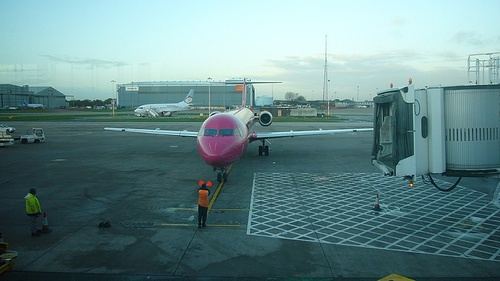
#> input picture datasets/2007_000032.jpg, 500 x 281 px, found by its file name
$ jupyter execute --allow-errors Untitled.ipynb
#> lines starting #> are read from the running program, lines starting #| are printed output that depends on the picture
[cell 1]
import torch
import matplotlib.pyplot as plt

[cell 2]
import numpy as np
import random
import imgaug.augmenters as iaa
import cv2

[cell 3]
img = cv2.imread('D:/pascal_voc/train_aug/image/2007_000032.jpg')
#> img is the input picture: shape (281, 500, 3); mean B, G, R 136.9, 135.5, 102
lbl = cv2.imread('D:/pascal_voc/train_aug/label/2007_000032.png')
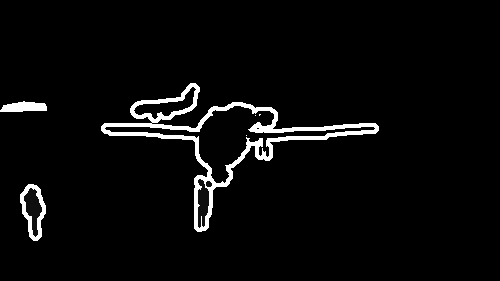
#> input picture datasets/2007_000032.png, 500 x 281 px, found by its file name
#> lbl is the input picture: shape (281, 500, 3); min 0, max 255, mean 9.8

print(img.shape, lbl.shape)
#| (281, 500, 3) (281, 500, 3)

[cell 4]
class contrast_linear():
    def __init__(self, alpha = 3, beta = 0):
        self.a = alpha
        self.b = beta
    def __call__(self, img, lbl):

        '''
        out[pixel] = alpha * image[pixel] + beta
        alpha is for contrast, beta is for brightness
        '''
        return torch.clamp(self.a * img + self.b, min=0, max=255), lbl

[cell 5]
transform = contrast_linear(alpha = 3, beta = 0)
#> (the rest of this cell did not finish here and is left out)

[cell 6]
transform = contrast_linear(alpha = 3, beta = 0)
#> (the rest of this cell did not finish here and is left out)

[cell 7]
class Rand_Augment():
    def __init__(self, Numbers=3, Magnitude=7, max_Magnitude=10, transforms=None, p=1.0):
        self.transforms = [
            'contrast_gamma',
            'contrast_linear',
            'brightness',
            'brightness_channel',
            'equalize',
            'hsv',
            'invert_channel',
            'blur',
            'noise_gau',
            'noise_pos',
            'channle_shuffle',
            'dropout',
            'coarse_dropout',
            'multiply',
            'salt_pepper',
            'solarize',
            'jpeg_compression',
        ]

        self.pad_r_half = [0, 0]
        self.pad_c_half = [0, 0]
        self.crop_beg = [0, 0]

        assert p <= 1 and p >= 0
        self.p = p

        if transforms is None:
            self.transforms_input = self.transforms
        else:
            assert len(transforms) <= len(self.transforms)
            for i in range(0, len(transforms)):
                assert transforms[i] in self.transforms
            self.transforms_input = transforms

        if Numbers is None:
            self.Numbers = min(3, len(self.transforms_input) // 2)
        else:
            self.Numbers = Numbers

        if max_Magnitude is None:
            self.max_Magnitude = 10
        else:
            self.max_Magnitude = max_Magnitude
        assert Magnitude >= 0 and Magnitude <= self.max_Magnitude

        self.Magnitude = Magnitude

        self.ranges = {
            # these  Magnitude   range , you  must test  it  yourself , see  what  will happen  after these  operation
            "contrast_gamma":     np.linspace(0.5,  1.5, self.max_Magnitude),
            "contrast_linear":    np.linspace(0.5, 2.0, self.max_Magnitude),
            "brightness":         np.linspace(-20, 50, self.max_Magnitude),
            "brightness_channel": np.linspace(-20, 50, self.max_Magnitude),
            "equalize":           [0] * self.max_Magnitude,
            "hsv":                np.linspace(-20, 20, self.max_Magnitude),
            "invert_channel":     [0] * self.max_Magnitude,
            "blur":               np.linspace(1.5, 2.0, self.max_Magnitude),
            "noise_gau":          np.linspace(0.03*255, 0.08*255, self.max_Magnitude),
            "noise_pos":          np.linspace(10, 15.0, self.max_Magnitude),
            'channle_shuffle':    [0] * self.max_Magnitude,
            'dropout':            [0] * self.max_Magnitude,
            'coarse_dropout':     [0] * self.max_Magnitude,
            'multiply':           [0] * self.max_Magnitude,
            'salt_pepper':        [0] * self.max_Magnitude,
            'solarize':           [0] * self.max_Magnitude,
            'jpeg_compression':   [0] * self.max_Magnitude,
        }

        self.func_init = {
            "contrast_gamma":     self.initCtsGamma,
            "contrast_linear":    self.initCtsLinear,
            "brightness":         self.initTuneBrightness,
            "brightness_channel": self.initTuneBrightnessChannel,
            "equalize":           self.initEqualize,
            "hsv":                self.inithsv,
            "invert_channel":     self.initInvertChannel,
            "blur":               self.initBlur,
            "noise_gau":          self.initNoiseGauss,
            "noise_pos":          self.initNoisePoisson,
            'channle_shuffle':    self.initChannelShuffle,
            'dropout':            self.initDropout,
            'coarse_dropout':     self.initCoarseDropout,
            'multiply':           self.initMultiply,
            'salt_pepper':        self.initSaltAndPepper,
            'solarize':           self.initSolarize,
            'jpeg_compression':   self.initJpegCompression,
        }

        self.func = {
            "contrast_gamma":     self.randomCtsGamma,
            "contrast_linear":    self.randomCtsLinear,
            "brightness":         self.randomTuneBrightness,
            "brightness_channel": self.randomTuneBrightnessChannel,
            "equalize":           self.randomEqualize,
            "hsv":                self.randomhsv,
            "invert_channel":     self.randomInvertChannel,
            "blur":               self.randomBlur,
            "noise_gau":          self.randomNoiseGauss,
            "noise_pos":          self.randomNoisePoisson,
            "channle_shuffle":    self.randomChannleShuffle,
            "dropout":            self.randomDropout,
            "coarse_dropout":     self.randomCoarseDropout,
            "multiply":           self.randomMultiply,
            "salt_pepper":        self.randomSaltAndPeper,
            "solarize":           self.randomSolarize,
            "jpeg_compression":   self.randomJpegCompression,
        }

        self.initAllAugmentOP(self.Magnitude)


    def initNoiseGauss(self, magnitude):
        self.tune_noise_gas = iaa.AdditiveGaussianNoise(scale=magnitude)

    def randomNoiseGauss(self, image, mask):
        image = self.tune_noise_gas.augment_image(image)
        return image, mask


    def initNoisePoisson(self, magnitude):
        self.tune_noise_pos = iaa.AdditivePoissonNoise(lam=magnitude)

    def randomNoisePoisson(self, image, mask):
        image = self.tune_noise_pos.augment_image(image)
        return image, mask


    def initTuneBrightness(self, magnitude):
        self.tune_brightness = iaa.Add(magnitude)

    def randomTuneBrightness(self, image, mask):
        image = self.tune_brightness.augment_image(image)
        return image, mask


    def initTuneBrightnessChannel(self, magnitude):
        self.tune_brightness_channel = iaa.Add(magnitude, per_channel=True)

    def randomTuneBrightnessChannel(self, image, mask):
        image = self.tune_brightness_channel.augment_image(image)
        return image, mask


    def initEqualize(self, magnitude):
        self.tune_equalize = iaa.HistogramEqualization()

    def randomEqualize(self, image, mask):
        image = self.tune_equalize.augment_image(image)
        return image, mask


    def initBlur(self, magnitude):
        self.tune_blur = iaa.GaussianBlur(magnitude)

    def randomBlur(self, image, mask):
        image = self.tune_blur.augment_image(image)
        return image, mask


    def inithsv(self, magnitude):
        self.tune_hsv = iaa.AddToHueAndSaturation(int(magnitude), per_channel=True)

    def randomhsv(self, image, mask):
        image = self.tune_hsv.augment_image(image)
        return image, mask


    def initCtsGamma(self, magnitude):
        self.tune_contrast_gamma = iaa.GammaContrast(magnitude, per_channel=True)

    def randomCtsGamma(self, image, mask):
        image = self.tune_contrast_gamma.augment_image(image)
        return image, mask


    def initCtsLinear(self, magnitude):
        self.tune_contrast_linear = iaa.LinearContrast(magnitude, per_channel=True)

    def randomCtsLinear(self, image, mask):
        image = self.tune_contrast_linear.augment_image(image)
        return image, mask

    def initFlipHorizontal(self, magnitude):
        self.tune_flip_h = iaa.Flipud(1.0)

    # [4 lines left out: function randomFlipHorizontal, not called in this run]


    def initFlipVerticle(self, magnitude):
        self.tune_flip_v = iaa.Fliplr(1.0)

    # [21 lines left out: functions randomFlipVerticle, initCloud, randomCloud, not called in this run]

    def initInvertChannel(self, magnitude):
        pass

    # [5 lines left out: function randomInvertChannel, not called in this run]

    def initChannelShuffle(self, magnitude):
        self.channel_shuffle = iaa.ChannelShuffle(1)

    def randomChannleShuffle(self, image, mask):
        image = self.channel_shuffle.augment_image(image)
        return image, mask

    def initDropout(self, magnitude):
        self.dropout = iaa.Dropout((0.2, 0.5), per_channel=True)
    def randomDropout(self, image, mask):
        image = self.dropout.augment_image(image)
        return image, mask

    def initCoarseDropout(self, magnitude):
        self.coarse_dropout = iaa.CoarseDropout(0.2, per_channel=True, size_px=(2, 5))
    def randomCoarseDropout(self, image, mask):
        image = self.coarse_dropout.augment_image(image)
        return image, mask

    def initMultiply(self, magnitude):
        self.multiply = iaa.Multiply((0.25, 2.5), per_channel=True)
    def randomMultiply(self, image, mask):
        image = self.multiply.augment_image(image)
        return image, mask

    def initSaltAndPepper(self, magnitude):
        self.salt_pepper = iaa.SaltAndPepper((0, 0.1), per_channel=True)
    def randomSaltAndPeper(self, image, mask):
        image = self.salt_pepper.augment_image(image)
        return image, mask

    def initSolarize(self, magnitude):
        self.Solarize = iaa.Solarize(per_channel=False)
    def randomSolarize(self, image, mask):
        image = self.Solarize.augment_image(image)
        return image, mask

    def initJpegCompression(self, magnitude):
        self.JpegCompression = iaa.JpegCompression(compression=(85, 95))
    def randomJpegCompression(self, image, mask):
        image = self.JpegCompression.augment_image(image)
        return image, mask

    def initRotate(self, magnitude):
        self.tune_rotate = iaa.Affine(rotate=magnitude, order=0)

    # [4 lines left out: function randomRotate, not called in this run]

    def initShear(self, magnitude):
        self.tune_shear = iaa.Affine(shear=magnitude, order=0)

    # [4 lines left out: function randomShear, not called in this run]

    def initTranslate_x(self, magnitude):
        self.tune_translate = iaa.Affine(translate_px={"x": int(magnitude), "y": 0})

    # [4 lines left out: function randomTranslate_x, not called in this run]

    def initTranslate_y(self, magnitude):
        self.tune_translate = iaa.Affine(translate_px={"x": 0, "y": int(magnitude)})

    # [4 lines left out: function randomTranslate_y, not called in this run]


    def initScale(self, magnitude):
        scale = random.uniform(0.5, 2)
        self.tune_scale = iaa.Affine(scale=scale, order=0)

    # [4 lines left out: function randomScale, not called in this run]

    def initAllAugmentOP(self, magnitude):
#> called with magnitude = 7
        assert len(self.func_init) == len(self.func) == len(self.transforms) == len(self.ranges)
        M = min(magnitude, self.max_Magnitude)
        for i in range(0, len(self.transforms)):
            op_name = self.transforms[i]
            operation_init = self.func_init[op_name]
            mag = self.ranges[op_name][M]
            operation_init(mag)
#> (the call stopped at in initCtsGamma, `self.tune_contrast_gamma = iaa.GammaContrast(magnitude, per_channel=Tr..`: imgaug is not available in this run)

    def randAugment(self):
        sampled_ops = random.sample(self.transforms_input, self.Numbers)
        dict_ops = {}
        for i in range(len(sampled_ops)):
            dict_ops[self.transforms_input.index(sampled_ops[i])] = sampled_ops[i]

        sampled_ops_new = [dict_ops[key] for key in sorted(dict_ops.keys())]
        return sampled_ops_new

    def __call__(self, image, mask):
        image = image.astype(np.uint8)
        if np.random.random() > self.p:
            return image, mask
        else:
            operations = self.randAugment()
            for op_name in operations:
                operation = self.func[op_name]
                image, mask = operation(image, mask)
            return image, mask

[cell 8]
rand = Rand_Augment()
#> (the rest of this cell did not finish here and is left out)

[cell 9]
lst = [0,1,2]
random.shuffle(lst)
print(lst)

[cell 10]
a = np.array([1, 2, 3])
b = np.array([4, 5, 6])
print(np.stack((a, b),axis=-1).shape)
print(a.shape)
print(np.stack((a, b),axis=-1))

[cell 11]
# [17 lines left out: function add_gaussian_noise, not called in this run]

[cell 12]
help(iaa.AdditivePoissonNoise)

#> (a cell that did not finish here is left out)

#> (a cell that did not finish here is left out)

[cell 15]
def hist_equalize(img):
    # 1. calclate hist
    hist = cv2.calcHist([img], [0], None, [256], [0, 256])
#> hist = 256 values, max 4940 at index 255, min 5 at index 1, mean 548.8

    # 2. normalize hist
    h, w = img.shape[:2]
#> h = 281; w = 500
    hist = hist/(h*w)
#> hist = 256 values, max 0.0352 at index 255, min 3.56e-05 at index 1, mean 0.00391

      # 3. calculate CDF
    cdf = np.cumsum(hist)
#> cdf = 256 values from 0.000384 to 1
    s_k = (255 * cdf - 0.5).astype("uint8")
#> s_k = 256 values from 0 to 254
    equalized_img = cv2.LUT(img, s_k)
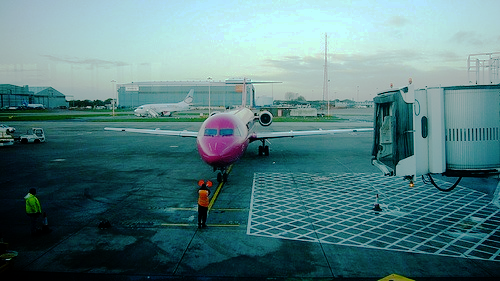
#> equalized_img: shape (281, 500, 3); mean B, G, R 127.4, 124.8, 83.9
    return equalized_img

[cell 16]
equalized_img = hist_equalize(img)

plt.imshow(equalized_img)

#> (a cell that did not finish here is left out)

[cell 18]
gray = cv2.cvtColor(img, cv2.COLOR_BGR2GRAY)
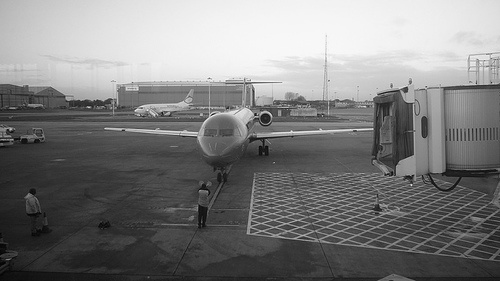
#> gray: shape (281, 500); min 1, max 250, mean 125.6
equalized = cv2.equalizeHist(gray)
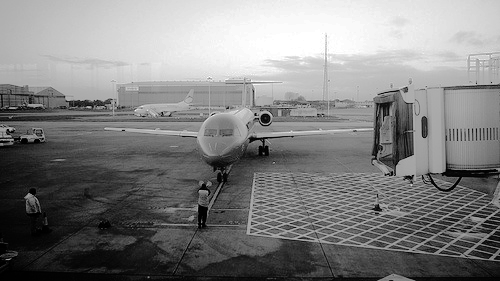
#> equalized: shape (281, 500); min 0, max 255, mean 128.3
clahe = cv2.createCLAHE(clipLimit=2.0, tileGridSize=(8, 8))
equalized = clahe.apply(gray)
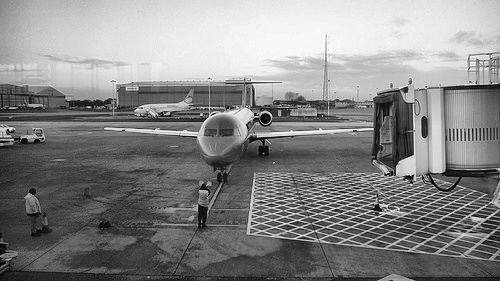
#> equalized: shape (281, 500); min 1, max 253, mean 134.6
plt.imshow(equalized)

[cell 19]
gray = cv2.cvtColor(img, cv2.COLOR_BGR2GRAY)
# apply histogram equalization
print("[INFO] performing histogram equalization...")
equalized = cv2.equalizeHist(gray)
plt.imshow(equalized)

[cell 20]
# [8 lines left out: function adjust_gamma, not called in this run]

[cell 21]
def contrast_linear(image, alpha = 0.5, beta = 20):

    '''
    out[pixel] = alpha * image[pixel] + beta
    '''
#> called with alpha = 0.5, beta = 20
    output = np.zeros(image.shape, image.dtype)
    h, w, ch = image.shape
#> h = 281; w = 500; ch = 3
    print(ch)
#| 3
    for y in range(h):
        for x in range(w):
            for c in range(ch):
                output[y,x,c] = np.clip(alpha*image[y,x,c] + beta, 0, 255)
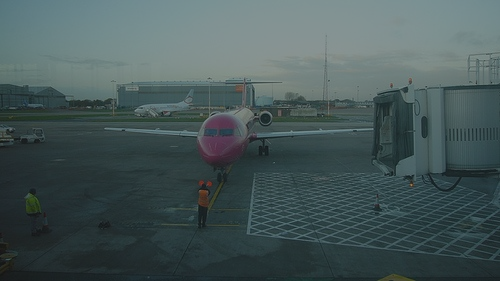
#> output: shape (281, 500, 3); mean B, G, R 88.2, 87.5, 70.7

    return output

[cell 22]
plt.imshow(contrast_linear(img, alpha = 0.5, beta = 20))

[cell 23]
plt.imshow(contrast_linear(img, alpha = 1, beta = 20))
#| 3
